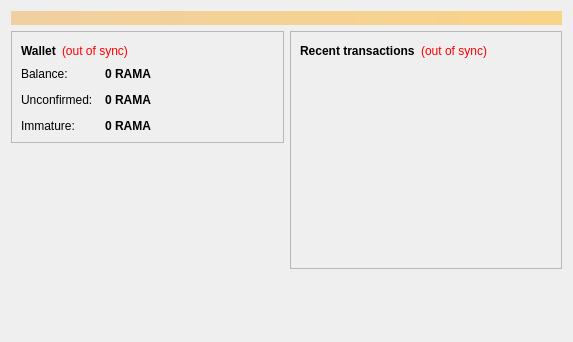
<?xml version="1.0" encoding="UTF-8"?>
<ui version="4.0">
 <class>OverviewPage</class>
 <widget class="QWidget" name="OverviewPage">
  <property name="geometry">
   <rect>
    <x>0</x>
    <y>0</y>
    <width>573</width>
    <height>342</height>
   </rect>
  </property>
  <property name="windowTitle">
   <string>Form</string>
  </property>
  <layout class="QVBoxLayout" name="topLayout">
   <item>
    <widget class="QLabel" name="labelAlerts">
     <property name="visible">
      <bool>false</bool>
     </property>
     <property name="styleSheet">
      <string notr="true">background-color: qlineargradient(x1: 0, y1: 0, x2: 1, y2: 0, stop:0 #F0D0A0, stop:1 #F8D488); color:#000000;</string>
     </property>
     <property name="wordWrap">
      <bool>true</bool>
     </property>
     <property name="margin">
      <number>3</number>
     </property>
    </widget>
   </item>
   <item>
    <layout class="QHBoxLayout" name="horizontalLayout" stretch="1,1">
     <item>
      <layout class="QVBoxLayout" name="verticalLayout_2">
       <item>
        <widget class="QFrame" name="frame">
         <property name="frameShape">
          <enum>QFrame::StyledPanel</enum>
         </property>
         <property name="frameShadow">
          <enum>QFrame::Raised</enum>
         </property>
         <layout class="QVBoxLayout" name="verticalLayout_4">
          <item>
           <layout class="QHBoxLayout" name="horizontalLayout_4">
            <item>
             <widget class="QLabel" name="label_5">
              <property name="font">
               <font>
                <weight>75</weight>
                <bold>true</bold>
               </font>
              </property>
              <property name="text">
               <string>Wallet</string>
              </property>
             </widget>
            </item>
            <item>
             <widget class="QLabel" name="labelWalletStatus">
              <property name="toolTip">
               <string>The displayed information may be out of date. Your wallet automatically synchronizes with the Ramsikka network after a connection is established, but this process has not completed yet.</string>
              </property>
              <property name="styleSheet">
               <string notr="true">QLabel { color: red; }</string>
              </property>
              <property name="text">
               <string notr="true">(out of sync)</string>
              </property>
              <property name="alignment">
               <set>Qt::AlignLeading|Qt::AlignLeft|Qt::AlignVCenter</set>
              </property>
             </widget>
            </item>
            <item>
             <spacer name="horizontalSpacer_2">
              <property name="orientation">
               <enum>Qt::Horizontal</enum>
              </property>
              <property name="sizeHint" stdset="0">
               <size>
                <width>40</width>
                <height>20</height>
               </size>
              </property>
             </spacer>
            </item>
           </layout>
          </item>
          <item>
           <layout class="QFormLayout" name="formLayout_2">
            <property name="fieldGrowthPolicy">
             <enum>QFormLayout::AllNonFixedFieldsGrow</enum>
            </property>
            <property name="horizontalSpacing">
             <number>12</number>
            </property>
            <property name="verticalSpacing">
             <number>12</number>
            </property>
            <item row="0" column="0">
             <widget class="QLabel" name="label">
              <property name="text">
               <string>Balance:</string>
              </property>
             </widget>
            </item>
            <item row="0" column="1">
             <widget class="QLabel" name="labelBalance">
              <property name="font">
               <font>
                <weight>75</weight>
                <bold>true</bold>
               </font>
              </property>
              <property name="cursor">
               <cursorShape>IBeamCursor</cursorShape>
              </property>
              <property name="toolTip">
               <string>Your current balance</string>
              </property>
              <property name="text">
               <string notr="true">0 RAMA</string>
              </property>
              <property name="textInteractionFlags">
               <set>Qt::LinksAccessibleByMouse|Qt::TextSelectableByKeyboard|Qt::TextSelectableByMouse</set>
              </property>
             </widget>
            </item>
            <item row="1" column="0">
             <widget class="QLabel" name="label_3">
              <property name="text">
               <string>Unconfirmed:</string>
              </property>
             </widget>
            </item>
            <item row="1" column="1">
             <widget class="QLabel" name="labelUnconfirmed">
              <property name="font">
               <font>
                <weight>75</weight>
                <bold>true</bold>
               </font>
              </property>
              <property name="cursor">
               <cursorShape>IBeamCursor</cursorShape>
              </property>
              <property name="toolTip">
               <string>Total of transactions that have yet to be confirmed, and do not yet count toward the current balance</string>
              </property>
              <property name="text">
               <string notr="true">0 RAMA</string>
              </property>
              <property name="textInteractionFlags">
               <set>Qt::LinksAccessibleByMouse|Qt::TextSelectableByKeyboard|Qt::TextSelectableByMouse</set>
              </property>
             </widget>
            </item>
            <item row="2" column="0">
             <widget class="QLabel" name="labelImmatureText">
              <property name="text">
               <string>Immature:</string>
              </property>
             </widget>
            </item>
            <item row="2" column="1">
             <widget class="QLabel" name="labelImmature">
              <property name="font">
               <font>
                <weight>75</weight>
                <bold>true</bold>
               </font>
              </property>
              <property name="toolTip">
               <string>Mined balance that has not yet matured</string>
              </property>
              <property name="text">
               <string notr="true">0 RAMA</string>
              </property>
              <property name="textInteractionFlags">
               <set>Qt::LinksAccessibleByMouse|Qt::TextSelectableByKeyboard|Qt::TextSelectableByMouse</set>
              </property>
             </widget>
            </item>
           </layout>
          </item>
         </layout>
        </widget>
       </item>
       <item>
        <spacer name="verticalSpacer">
         <property name="orientation">
          <enum>Qt::Vertical</enum>
         </property>
         <property name="sizeHint" stdset="0">
          <size>
           <width>20</width>
           <height>40</height>
          </size>
         </property>
        </spacer>
       </item>
      </layout>
     </item>
     <item>
      <layout class="QVBoxLayout" name="verticalLayout_3">
       <item>
        <widget class="QFrame" name="frame_2">
         <property name="frameShape">
          <enum>QFrame::StyledPanel</enum>
         </property>
         <property name="frameShadow">
          <enum>QFrame::Raised</enum>
         </property>
         <layout class="QVBoxLayout" name="verticalLayout">
          <item>
           <layout class="QHBoxLayout" name="horizontalLayout_2">
            <item>
             <widget class="QLabel" name="label_4">
              <property name="text">
               <string>&lt;b&gt;Recent transactions&lt;/b&gt;</string>
              </property>
             </widget>
            </item>
            <item>
             <widget class="QLabel" name="labelTransactionsStatus">
              <property name="toolTip">
               <string>The displayed information may be out of date. Your wallet automatically synchronizes with the Ramsikka network after a connection is established, but this process has not completed yet.</string>
              </property>
              <property name="styleSheet">
               <string notr="true">QLabel { color: red; }</string>
              </property>
              <property name="text">
               <string notr="true">(out of sync)</string>
              </property>
              <property name="alignment">
               <set>Qt::AlignRight|Qt::AlignTrailing|Qt::AlignVCenter</set>
              </property>
             </widget>
            </item>
            <item>
             <spacer name="horizontalSpacer">
              <property name="orientation">
               <enum>Qt::Horizontal</enum>
              </property>
              <property name="sizeHint" stdset="0">
               <size>
                <width>40</width>
                <height>20</height>
               </size>
              </property>
             </spacer>
            </item>
           </layout>
          </item>
          <item>
           <widget class="QListView" name="listTransactions">
            <property name="styleSheet">
             <string notr="true">QListView { background: transparent; }</string>
            </property>
            <property name="frameShape">
             <enum>QFrame::NoFrame</enum>
            </property>
            <property name="verticalScrollBarPolicy">
             <enum>Qt::ScrollBarAlwaysOff</enum>
            </property>
            <property name="horizontalScrollBarPolicy">
             <enum>Qt::ScrollBarAlwaysOff</enum>
            </property>
            <property name="selectionMode">
             <enum>QAbstractItemView::NoSelection</enum>
            </property>
           </widget>
          </item>
         </layout>
        </widget>
       </item>
       <item>
        <spacer name="verticalSpacer_2">
         <property name="orientation">
          <enum>Qt::Vertical</enum>
         </property>
         <property name="sizeHint" stdset="0">
          <size>
           <width>20</width>
           <height>40</height>
          </size>
         </property>
        </spacer>
       </item>
      </layout>
     </item>
    </layout>
   </item>
  </layout>
 </widget>
 <resources/>
 <connections/>
</ui>
